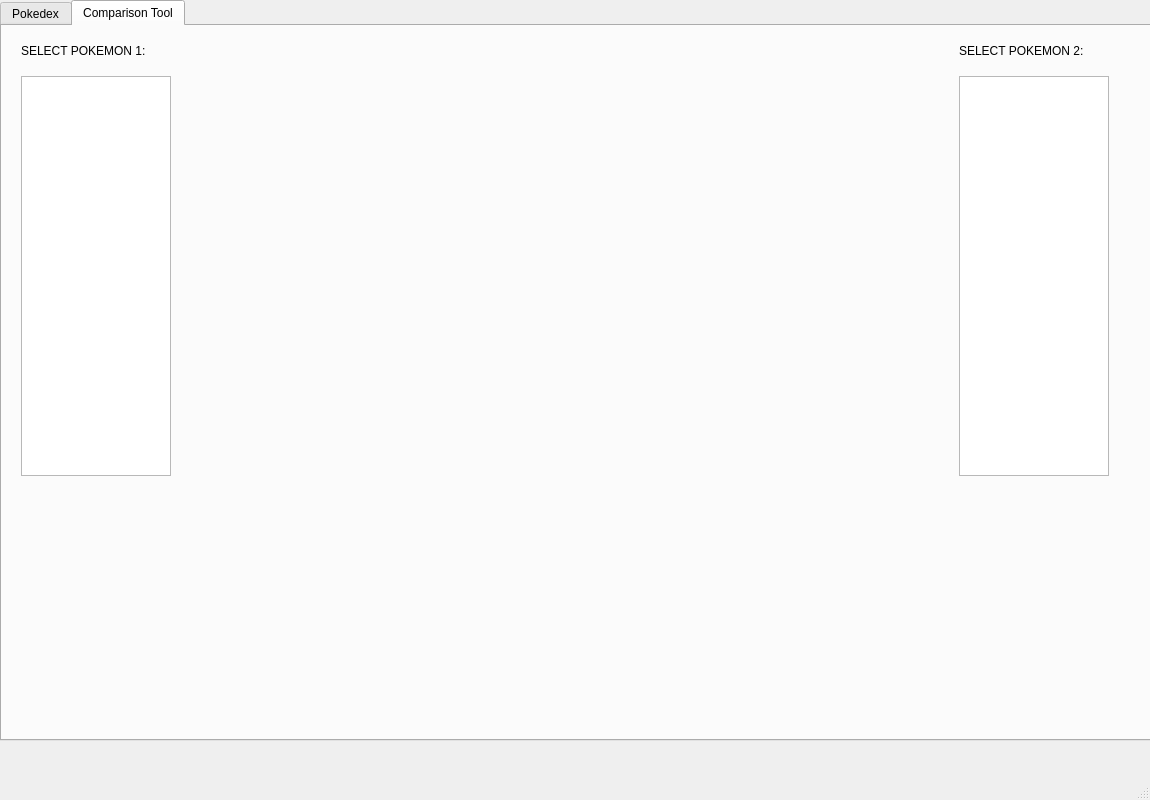
<?xml version="1.0" encoding="UTF-8"?>
<ui version="4.0">
 <class>Pokedex</class>
 <widget class="QMainWindow" name="Pokedex">
  <property name="geometry">
   <rect>
    <x>0</x>
    <y>0</y>
    <width>1150</width>
    <height>800</height>
   </rect>
  </property>
  <property name="sizePolicy">
   <sizepolicy hsizetype="Expanding" vsizetype="Expanding">
    <horstretch>0</horstretch>
    <verstretch>0</verstretch>
   </sizepolicy>
  </property>
  <property name="maximumSize">
   <size>
    <width>1150</width>
    <height>800</height>
   </size>
  </property>
  <property name="windowTitle">
   <string>Pokedex</string>
  </property>
  <widget class="QWidget" name="centralwidget">
   <property name="sizePolicy">
    <sizepolicy hsizetype="Expanding" vsizetype="Expanding">
     <horstretch>0</horstretch>
     <verstretch>0</verstretch>
    </sizepolicy>
   </property>
   <property name="minimumSize">
    <size>
     <width>1150</width>
     <height>750</height>
    </size>
   </property>
   <widget class="QWidget" name="verticalLayoutWidget">
    <property name="geometry">
     <rect>
      <x>0</x>
      <y>0</y>
      <width>1151</width>
      <height>741</height>
     </rect>
    </property>
    <layout class="QVBoxLayout" name="verticalLayout">
     <item>
      <layout class="QHBoxLayout" name="horizontalLayout">
       <item>
        <widget class="QTabWidget" name="tabWidget">
         <property name="sizePolicy">
          <sizepolicy hsizetype="Expanding" vsizetype="Expanding">
           <horstretch>200</horstretch>
           <verstretch>200</verstretch>
          </sizepolicy>
         </property>
         <property name="currentIndex">
          <number>1</number>
         </property>
         <widget class="QWidget" name="tab">
          <property name="sizePolicy">
           <sizepolicy hsizetype="Expanding" vsizetype="Expanding">
            <horstretch>200</horstretch>
            <verstretch>200</verstretch>
           </sizepolicy>
          </property>
          <attribute name="title">
           <string>Pokedex</string>
          </attribute>
          <widget class="QWidget" name="horizontalLayoutWidget_2">
           <property name="geometry">
            <rect>
             <x>0</x>
             <y>0</y>
             <width>1151</width>
             <height>711</height>
            </rect>
           </property>
           <layout class="QHBoxLayout" name="horizontalLayout_2">
            <item>
             <layout class="QHBoxLayout" name="horizontalLayout_3"/>
            </item>
            <item>
             <spacer name="verticalSpacer_2">
              <property name="orientation">
               <enum>Qt::Vertical</enum>
              </property>
              <property name="sizeHint" stdset="0">
               <size>
                <width>20</width>
                <height>40</height>
               </size>
              </property>
             </spacer>
            </item>
            <item>
             <widget class="QTableView" name="tableView">
              <property name="maximumSize">
               <size>
                <width>16777215</width>
                <height>600</height>
               </size>
              </property>
             </widget>
            </item>
            <item>
             <spacer name="verticalSpacer_3">
              <property name="orientation">
               <enum>Qt::Vertical</enum>
              </property>
              <property name="sizeHint" stdset="0">
               <size>
                <width>20</width>
                <height>40</height>
               </size>
              </property>
             </spacer>
            </item>
            <item>
             <spacer name="verticalSpacer">
              <property name="orientation">
               <enum>Qt::Vertical</enum>
              </property>
              <property name="sizeHint" stdset="0">
               <size>
                <width>20</width>
                <height>40</height>
               </size>
              </property>
             </spacer>
            </item>
            <item>
             <layout class="QVBoxLayout" name="verticalLayout_2">
              <item>
               <widget class="QLabel" name="label">
                <property name="sizePolicy">
                 <sizepolicy hsizetype="Fixed" vsizetype="Preferred">
                  <horstretch>0</horstretch>
                  <verstretch>0</verstretch>
                 </sizepolicy>
                </property>
                <property name="text">
                 <string extracomment="*It's possible to filter the pokedex based on pokemon types">Types :</string>
                </property>
                <property name="textFormat">
                 <enum>Qt::RichText</enum>
                </property>
                <property name="alignment">
                 <set>Qt::AlignCenter</set>
                </property>
               </widget>
              </item>
              <item>
               <widget class="QCheckBox" name="fighting">
                <property name="text">
                 <string>FIGHTING</string>
                </property>
               </widget>
              </item>
              <item>
               <widget class="QCheckBox" name="dark">
                <property name="text">
                 <string>DARK</string>
                </property>
               </widget>
              </item>
              <item>
               <widget class="QCheckBox" name="ghost">
                <property name="text">
                 <string>GHOST</string>
                </property>
               </widget>
              </item>
              <item>
               <widget class="QCheckBox" name="flying">
                <property name="text">
                 <string>FLYING</string>
                </property>
               </widget>
              </item>
              <item>
               <widget class="QCheckBox" name="ground">
                <property name="text">
                 <string>GROUND</string>
                </property>
               </widget>
              </item>
              <item>
               <widget class="QCheckBox" name="fairy">
                <property name="text">
                 <string>FAIRY</string>
                </property>
               </widget>
              </item>
              <item>
               <widget class="QCheckBox" name="steel">
                <property name="text">
                 <string>STEEL</string>
                </property>
               </widget>
              </item>
              <item>
               <widget class="QCheckBox" name="rock">
                <property name="text">
                 <string>ROCK</string>
                </property>
               </widget>
              </item>
              <item>
               <widget class="QCheckBox" name="water">
                <property name="text">
                 <string>WATER</string>
                </property>
               </widget>
              </item>
              <item>
               <widget class="QCheckBox" name="bug">
                <property name="text">
                 <string>BUG</string>
                </property>
               </widget>
              </item>
              <item>
               <widget class="QCheckBox" name="fire">
                <property name="text">
                 <string>FIRE</string>
                </property>
               </widget>
              </item>
              <item>
               <widget class="QCheckBox" name="psychic">
                <property name="text">
                 <string>PSYCHIC</string>
                </property>
               </widget>
              </item>
              <item>
               <widget class="QCheckBox" name="electric">
                <property name="text">
                 <string>ELECTRIC</string>
                </property>
               </widget>
              </item>
              <item>
               <widget class="QCheckBox" name="normal">
                <property name="text">
                 <string>NORMAL</string>
                </property>
               </widget>
              </item>
              <item>
               <widget class="QCheckBox" name="poison">
                <property name="text">
                 <string>POISON</string>
                </property>
               </widget>
              </item>
              <item>
               <widget class="QCheckBox" name="dragon">
                <property name="text">
                 <string>DRAGON</string>
                </property>
               </widget>
              </item>
              <item>
               <widget class="QCheckBox" name="ice">
                <property name="text">
                 <string>ICE</string>
                </property>
               </widget>
              </item>
              <item>
               <widget class="QCheckBox" name="grass">
                <property name="text">
                 <string>GRASS</string>
                </property>
               </widget>
              </item>
             </layout>
            </item>
           </layout>
          </widget>
         </widget>
         <widget class="QWidget" name="tab_2">
          <property name="sizePolicy">
           <sizepolicy hsizetype="Expanding" vsizetype="Expanding">
            <horstretch>0</horstretch>
            <verstretch>0</verstretch>
           </sizepolicy>
          </property>
          <attribute name="title">
           <string>Comparison Tool</string>
          </attribute>
          <widget class="QWidget" name="verticalLayoutWidget_2">
           <property name="geometry">
            <rect>
             <x>0</x>
             <y>0</y>
             <width>1141</width>
             <height>701</height>
            </rect>
           </property>
           <layout class="QVBoxLayout" name="verticalLayout_3"/>
          </widget>
          <widget class="QWidget" name="horizontalLayoutWidget">
           <property name="geometry">
            <rect>
             <x>0</x>
             <y>0</y>
             <width>1276</width>
             <height>750</height>
            </rect>
           </property>
           <layout class="QHBoxLayout" name="horizontalLayout_5">
            <property name="spacing">
             <number>0</number>
            </property>
            <item>
             <layout class="QVBoxLayout" name="verticalLayout_5">
              <item>
               <widget class="QLabel" name="label_2">
                <property name="maximumSize">
                 <size>
                  <width>150</width>
                  <height>16777215</height>
                 </size>
                </property>
                <property name="text">
                 <string>SELECT POKEMON 1:</string>
                </property>
               </widget>
              </item>
              <item>
               <widget class="QListWidget" name="listWidget">
                <property name="sizePolicy">
                 <sizepolicy hsizetype="Preferred" vsizetype="Expanding">
                  <horstretch>0</horstretch>
                  <verstretch>0</verstretch>
                 </sizepolicy>
                </property>
                <property name="minimumSize">
                 <size>
                  <width>0</width>
                  <height>0</height>
                 </size>
                </property>
                <property name="maximumSize">
                 <size>
                  <width>150</width>
                  <height>400</height>
                 </size>
                </property>
               </widget>
              </item>
              <item>
               <widget class="QLabel" name="pokemon1label">
                <property name="sizePolicy">
                 <sizepolicy hsizetype="Fixed" vsizetype="Fixed">
                  <horstretch>0</horstretch>
                  <verstretch>0</verstretch>
                 </sizepolicy>
                </property>
                <property name="minimumSize">
                 <size>
                  <width>300</width>
                  <height>300</height>
                 </size>
                </property>
                <property name="maximumSize">
                 <size>
                  <width>150</width>
                  <height>300</height>
                 </size>
                </property>
                <property name="text">
                 <string/>
                </property>
               </widget>
              </item>
             </layout>
            </item>
            <item>
             <layout class="QVBoxLayout" name="verticalLayout_4">
              <property name="sizeConstraint">
               <enum>QLayout::SetDefaultConstraint</enum>
              </property>
              <item>
               <widget class="QWidget" name="radarChart" native="true">
                <property name="minimumSize">
                 <size>
                  <width>600</width>
                  <height>0</height>
                 </size>
                </property>
                <property name="maximumSize">
                 <size>
                  <width>600</width>
                  <height>16777215</height>
                 </size>
                </property>
               </widget>
              </item>
             </layout>
            </item>
            <item>
             <layout class="QVBoxLayout" name="verticalLayout_6">
              <item>
               <widget class="QLabel" name="label_3">
                <property name="maximumSize">
                 <size>
                  <width>150</width>
                  <height>16777215</height>
                 </size>
                </property>
                <property name="text">
                 <string>SELECT POKEMON 2:</string>
                </property>
               </widget>
              </item>
              <item>
               <widget class="QListWidget" name="listWidget_2">
                <property name="minimumSize">
                 <size>
                  <width>0</width>
                  <height>0</height>
                 </size>
                </property>
                <property name="maximumSize">
                 <size>
                  <width>150</width>
                  <height>400</height>
                 </size>
                </property>
               </widget>
              </item>
              <item>
               <widget class="QLabel" name="pokemon2label">
                <property name="sizePolicy">
                 <sizepolicy hsizetype="Fixed" vsizetype="Fixed">
                  <horstretch>0</horstretch>
                  <verstretch>0</verstretch>
                 </sizepolicy>
                </property>
                <property name="minimumSize">
                 <size>
                  <width>300</width>
                  <height>300</height>
                 </size>
                </property>
                <property name="maximumSize">
                 <size>
                  <width>150</width>
                  <height>300</height>
                 </size>
                </property>
                <property name="text">
                 <string/>
                </property>
               </widget>
              </item>
             </layout>
            </item>
           </layout>
          </widget>
         </widget>
        </widget>
       </item>
      </layout>
     </item>
    </layout>
   </widget>
  </widget>
  <widget class="QMenuBar" name="menubar">
   <property name="geometry">
    <rect>
     <x>0</x>
     <y>0</y>
     <width>1150</width>
     <height>25</height>
    </rect>
   </property>
  </widget>
  <widget class="QStatusBar" name="statusbar"/>
 </widget>
 <resources/>
 <connections/>
</ui>
